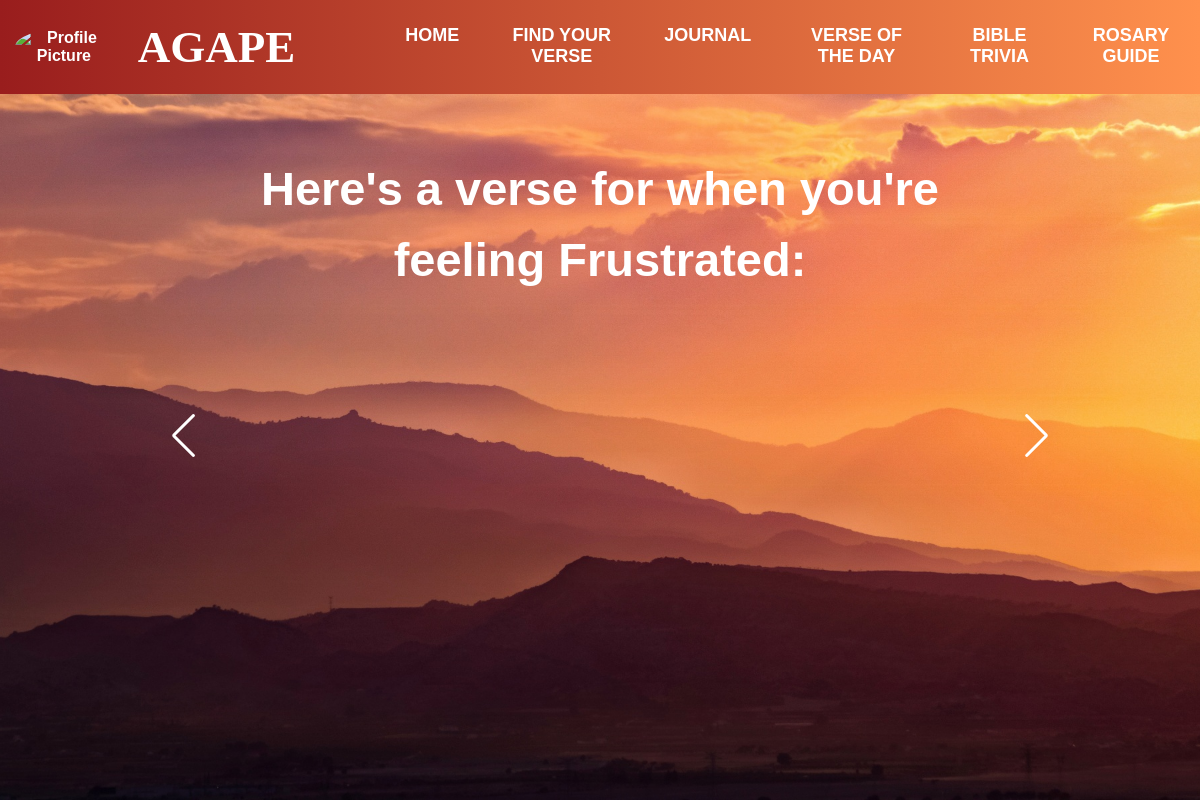
The app's page /frustratedverse (signed in), older data.
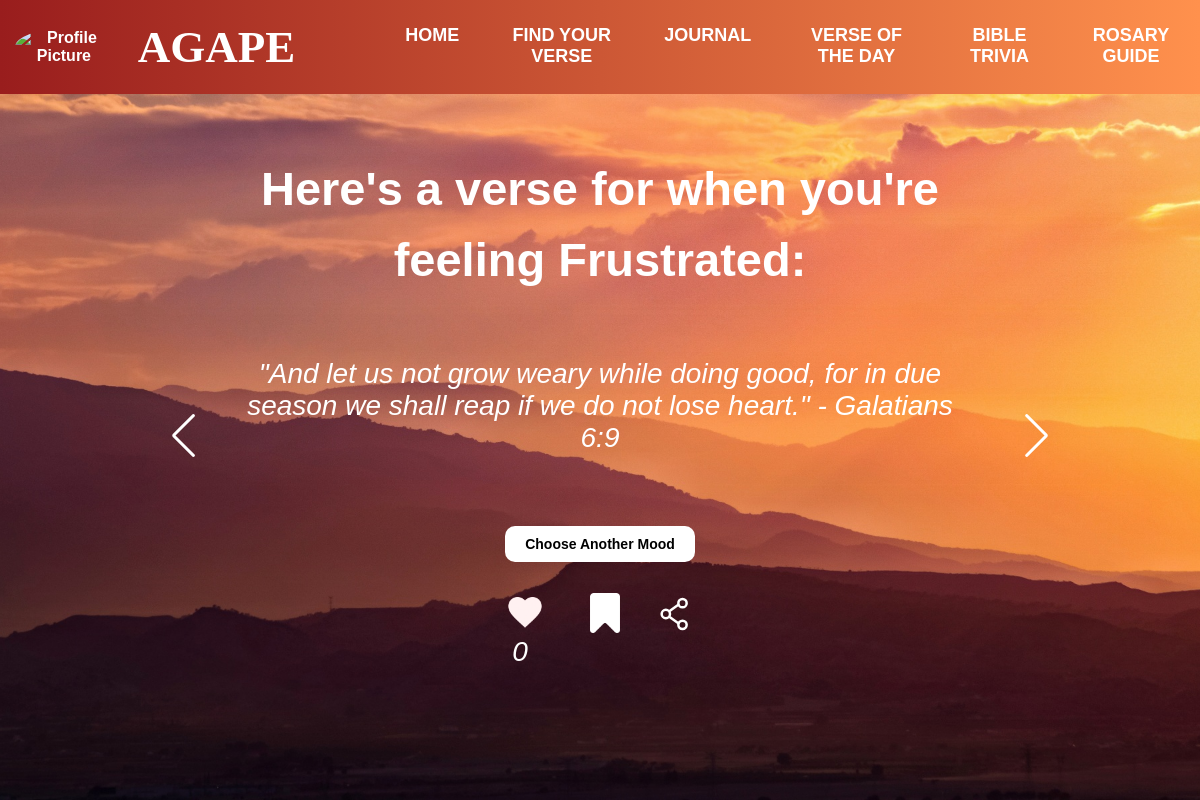
The same page, newer data.
### myapp/models.py (models this page shows, shortened)
class BibleVerse(models.Model):
    reference = models.CharField(max_length=100)
    verse_text = models.TextField()
    date = models.DateField(default=timezone.now)
    reflection = models.TextField(blank=True, null=True)
    likes = models.ManyToManyField(User, related_name="liked_verses", blank=True)
    mood = models.CharField(max_length=50, choices=[
        ('none','None'),
        ('angry', 'Angry'),
        ('happy', 'Happy'),
        ('sad', 'Sad'),
        ('confused', 'Confused'),
        ('anxious','Anxious'),
        ('frustrated','Frustrated'),
        ('grateful','Grateful'),
        ('hopeful','Hopeful'),
        ('lonely','Lonely'),
        ('worried','Worried'),
        ('overwhelmed','Overwhelmed'),
    ],
    default='none',  # Set a default value
    null=False,  # Enforce a non-NULL value
    blank=True  # Allow blank values in forms
)

### myapp/views.py (the view, shortened to what this page needs)
# urls.py: path('frustratedverse', views.frustratedverse, name="frustratedverse"),
@login_required
def frustratedverse(request):
    fname = request.session.get('fname')
    frustrated_verses = BibleVerse.objects.filter(mood='frustrated').order_by('?')
    liked_verses = Like.objects.filter(user=request.user).values_list('verse', flat=True)
    bookmarked_verses = Bookmark.objects.filter(user=request.user).values_list('verse', flat=True)
    for verse in frustrated_verses:
        verse.like_count = Like.objects.filter(verse=verse).count()
        verse.bookmark_count = Bookmark.objects.filter(verse=verse).count()
    return render(request, "feelings/frustrated.html", {
        'fname': fname,
        'frustrated_verses': frustrated_verses,
        'liked_verses': liked_verses,
        'bookmarked_verses': bookmarked_verses
    })

### myapp/context_processors.py (called while the page is built)
def profile_picture_processor(request):
    if request.user.is_authenticated:
        try:
            profile = Profile.objects.get(user=request.user)
            return {'profile_picture_url': profile.profile_picture.url}
        except Profile.DoesNotExist:
            return {'profile_picture_url': None}
    return {'profile_picture_url': None}

### templates/feelings/frustrated.html (shortened to what this page needs)
{% extends "../html/header.html" %}
{% load static %}
{% block additional_css %}
<link rel="stylesheet" href="{% static 'css/moods.css' %}">
<link rel="stylesheet" href="{% static 'css/swiper-bundle.min.css' %}" />
{% endblock %}
{% block bodycontents %}
    <img src="{% static 'images/image2.jpg' %}" alt="Prayer Image" class="image2">
    <div class="content">
        <h1 class="upper-content">Here's a verse for when you're feeling Frustrated:</h1>
        <section class="container">
            <div class="testimonial mySwiper">
                <div class="testi-content swiper-wrapper">
                    {% for verse in frustrated_verses %}
                    <div class="slide swiper-slide">
                        <p>{{ verse.verse_text }} - {{ verse.reference}}</p>
                        <div class="details">
                            <button type="submit" class="choosebtn"><a href="{% url 'findyourverse' %}">Choose Another Mood</a></button>
                            <div class="icon-container">
                                 <button
                                class="like-btn"
                                data-verse-id="{{ verse.id }}"
                                data-liked="{% if verse.id in liked_verses %}true{% else %}false{% endif %}">
                                {% if verse.id in liked_verses %}
                                <img src="{% static 'images/red_heart.png' %}" alt="Unlike">
                                {% else %}
                                <img src="{% static 'images/heart2.png' %}" alt="Like">
                                {% endif %}
                                </button>
                                <button
                                class="bookmark-btn"
                                    data-verse-id="{{ verse.id }}"
                                    data-bookmarked="{% if verse.id in bookmarked_verses %}true{% else %}false{% endif %}">
                                    {% if verse.id in bookmarked_verses %}
                                        <img src="{% static 'images/bookmark-yellow.png' %}" alt="Unbookmark">
                                    {% else %}
                                        <img src="{% static 'images/bookmark-white.png' %}" alt="Bookmark">
                                    {% endif %}
                                </button>
                                    <button class="share-btn">
                                </button>
                            </div>
                            <p class="like-count" id="like_count_{{ verse.id }}">{{ verse.like_count }}</p>
                        </div>
                    </div>
                    {% endfor %}
                </div>
              <div class="swiper-button-next nav-btn"></div>
              <div class="swiper-button-prev nav-btn"></div>
            </div>
          </section>
    </div>
{% endblock %}

Row changes from the older to the newer data that the page shows:
added BibleVerse: verse_text "\"And let us not grow weary while doing good, for in due season we shall reap if we do not lose heart.\"", reference "Galatians 6:9", like_count "0"
